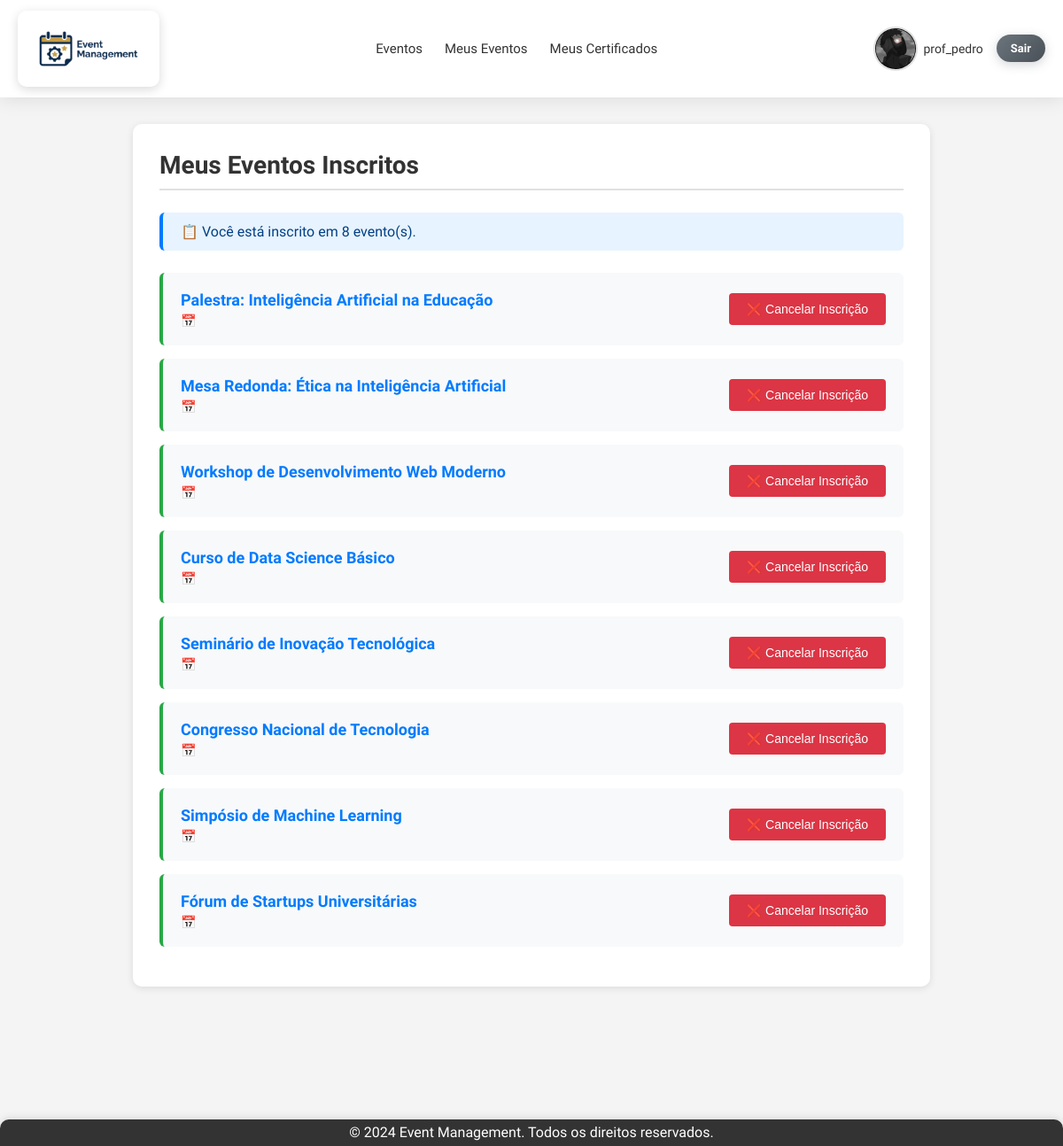
The page /meus-event_subscribed/subscribed/ (signed in) on the database as committed earlier.
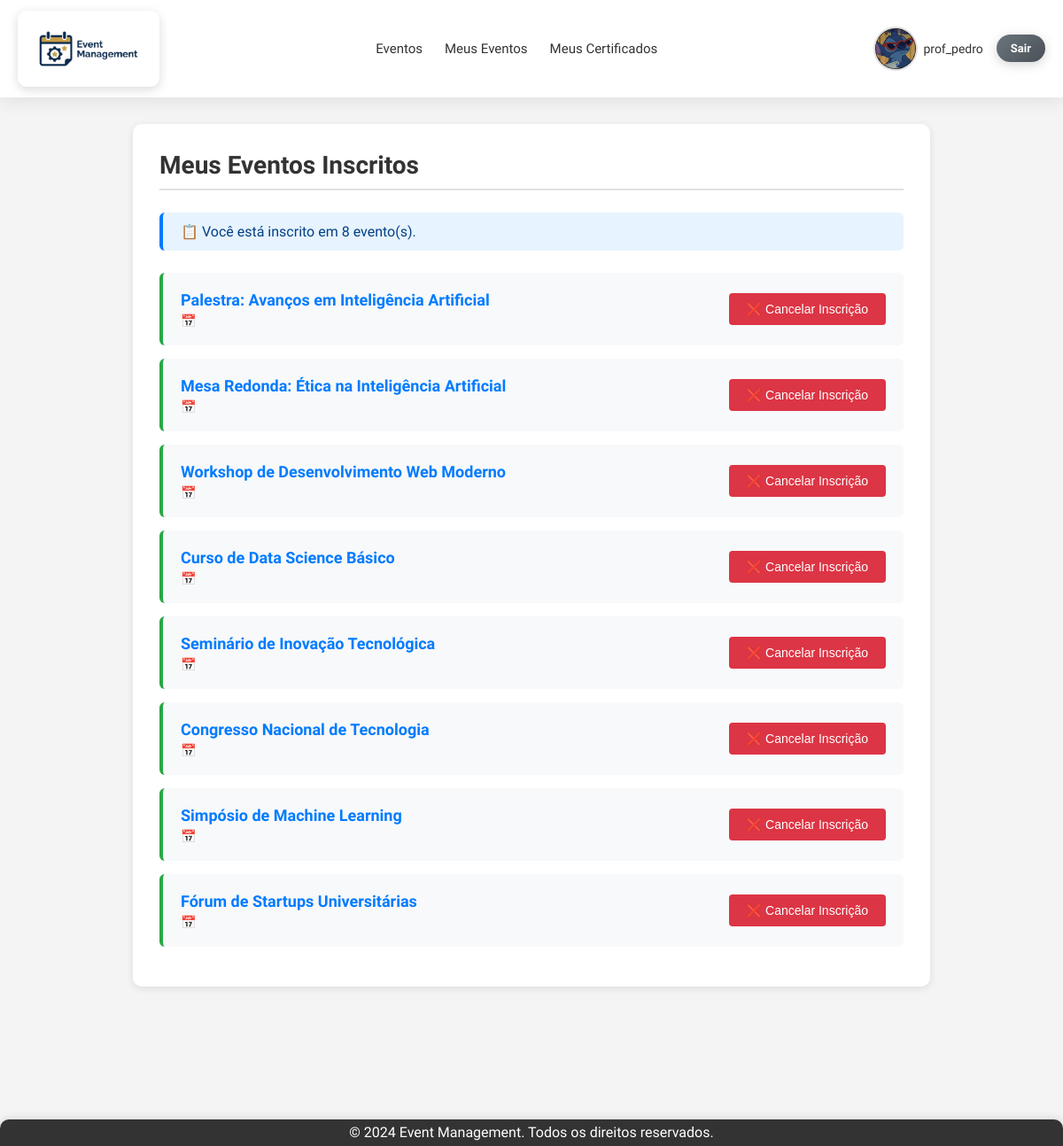
The same page on the database as committed later.
### app/models.py (models this page shows, shortened)
class UserRegister(AbstractBaseUser):
    type_user_choices = [
        ('Estudante', 'Estudante'),
        ('Professor', 'Professor'),
        ('Organizador', 'Organizador'),
    ]
    username = models.CharField(max_length=150, unique=True)
    email = models.EmailField(unique=True)
    name = models.CharField(max_length=150)
    phone = models.CharField(max_length=20, blank=True, null=True)
    institution = models.CharField(max_length=150, blank=True, null=True)
    user_type = models.CharField(max_length=20, choices=type_user_choices, default ='Estudante', verbose_name="Tipo de Usuário")
    image = models.ImageField(upload_to='usuarios/', null=True, blank=True)  # <-- novo campo
    USERNAME_FIELD = 'username'
    REQUIRED_FIELDS = ['email', 'name']
    objects = UserRegisterManager()
    class Meta:
        db_table = 'user_register'
        ordering = ['username']
        verbose_name = 'Registro de Usuário'
        verbose_name_plural = 'Registros de Usuário'

class Event(models.Model):
    event_type_choices = [
        ('Palestra', 'Palestra'),
        ('Workshop', 'Workshop'),
        ('Seminário', 'Seminário'),
        ('Curso', 'Curso'),
        ('Congresso', 'Congresso'),
        ('Simpósio', 'Simpósio'),
        ('Fórum', 'Fórum'),
        ('Mesa Redonda', 'Mesa Redonda'),
    ]
    title = models.CharField(max_length=200, verbose_name="Título")
    description = models.TextField(verbose_name="Descrição")
    image = models.ImageField(
        upload_to='eventos/',
        verbose_name='Imagem do Evento',
        null=True,
        blank=True
    )
    initial_date = models.DateField(default= '9999-12-31', verbose_name="Data de Início")
    final_date = models.DateField(default='9999-12-31', verbose_name="Data Final")
    location = models.CharField(max_length=200, verbose_name="Local")
    max_capacity = models.IntegerField(verbose_name="Capacidade Máxima")
    creator = models.ForeignKey(
        settings.AUTH_USER_MODEL,
        on_delete=models.CASCADE,
        related_name='created_events',
        null=True,
        blank=True,
        verbose_name="Criador"
    )
    professor = models.ForeignKey(
        settings.AUTH_USER_MODEL,
        on_delete=models.SET_NULL,  # Define o que fazer se o professor for deletado
        null=True,                   # Permite que o campo fique nulo no DB
        blank=True,                  # Permite que o campo fique em branco em formulários
        verbose_name="Professor Responsável",
        related_name="instructed_events", # Nome para acessar eventos a partir do usuário
        limit_choices_to={'user_type': 'Professor'}
    )
    event_type = models.CharField(max_length=20, choices=event_type_choices, default='Palestra', verbose_name="Tipo de Evento")
    event_start = models.TimeField(null=False, blank=True, verbose_name="Horario de Início")
    event_end = models.TimeField(null=False, blank=True, verbose_name="Horario de Término")
    participants = models.ManyToManyField(
        settings.AUTH_USER_MODEL,
        through='EventParticipant',
        through_fields=('event', 'participant'),
        related_name='attended_events',
        blank=True,
        verbose_name="Participantes"
    )
    class Meta:
        db_table = 'event'
        ordering = ['initial_date']
        verbose_name = 'Evento' # Português
        verbose_name_plural = 'Eventos' # Português

### app/views.py (the view)
# urls.py: path('meus-event_subscribed/subscribed/', views.event_subscribed, name='event_subscribed'),
@login_required
def event_subscribed(request):
    eventos = request.user.attended_events.all()
    context = {
        'eventos': eventos,
        'page_title': 'Meus Eventos Inscritos'
    }
    return render(request, 'event_subscribed.html', context)

### app/templates/event_subscribed.html (shortened to what this page needs)
{% extends 'base.html' %}
{% block content %}
<div class="subscribed-events-container">
    <h2>Meus Eventos Inscritos</h2>
    <hr>
    {% if eventos %}
        <p class="events-count">📋 Você está inscrito em {{ eventos|length }} evento(s).</p>
        <ul class="subscribed-events-list">
            {% for evento in eventos %}
                <li class="subscribed-event-item">
                    <div class="event-info">
                        <a href="{% url 'event_detail' pk=evento.pk %}">
                            <strong>{{ evento.title }}</strong>
                        </a>
                        <small>📅 {{ evento.date|date:"d/m/Y H:i" }}</small>
                    </div>
                    <form method="post" action="{% url 'toggle_registration' pk=evento.pk %}" class="unsubscribe-form">
                        <button type="submit">❌ Cancelar Inscrição</button>
                    </form>
                </li>
            {% endfor %}
        </ul>
    {% else %}
        <div class="no-events-message">
            <p>🎫 Você ainda não está inscrito em nenhum evento.</p>
            <a href="{% url 'event_list' %}">👉 Veja todos os eventos disponíveis</a>
        </div>
    {% endif %}
</div>
{% endblock %}

### app/templates/base.html (shortened to what this page needs)
{% load static %}
<!DOCTYPE html>
<html lang="pt-br">
<head>
    <link rel="stylesheet" type="text/css" href="{% static 'css/style.css' %}">
</head>
<body>
    <header class="header">
        {% block header %}
        <nav>
            <div class="nav-brand">
                <img class="logo" src="{% static 'img/logo.png' %}" alt="logo">
            </div>
            <ul class="nav-menu">
                <li><a id="event_button" href="{% url 'event_list' %}">Eventos</a></li>
                {% if user.is_authenticated %}
                    <li>
                        <a href="{% url 'event_subscribed' %}">Meus Eventos</a>
                    </li>
                    <li>
                        <a href="{% url 'certificate_list' %}">Meus Certificados</a>
                    </li>
                {% endif %}
            </ul>
            <div class="user-actions">
                {% if user.is_authenticated %}
                    <a class="profile-link" href="{% url 'perfil' %}">
                        {% if user.image %}
                            <img class="user-avatar-menu" src="{{ user.image.url }}" alt="Avatar de {{ user.username }}">
                        {% else %}
                            <img class="user-avatar-menu" src="{% static 'img/default-avatar.jpg' %}" alt="Avatar padrão">
                        {% endif %}
                        <span class="profile-username">{{ user.username }}</span>
                    </a>
                    <a class="logout-link" href="{% url 'logout' %}">Sair</a>
                {% else %}
                    <a href="{% url 'login' %}">Entrar</a>
                    <a href="{% url 'register' %}">Registro</a>
                {% endif %}
            </div>
        </nav>
        {% endblock %}
    </header>
    <main>
        {% block content %}{% endblock %}
    </main>
    <footer class="footer">
        {% block footer %}
            <p>&copy; 2024 Event Management. Todos os direitos reservados.</p>
        {% endblock %}
    </footer>
</body>
</html>

Rows that differ between the two databases and show on the page:
changed UserRegister "prof_pedro": image: a different picture
changed Event: title "Palestra: Inteligência Artificial na Educação" → "Palestra: Avanços em Inteligência Artificial"
